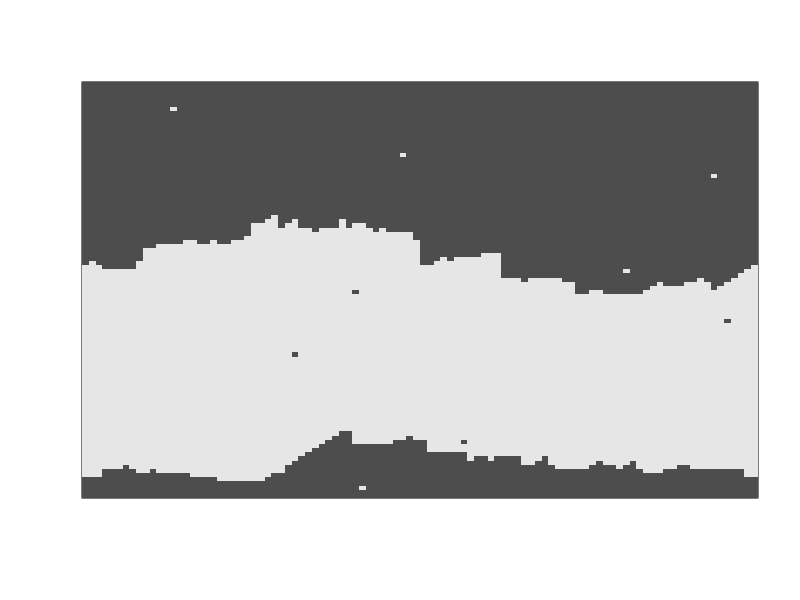

Generate this figure with R:
randomConfig <- function(N) {
  config <- matrix(2*sample(0:1, N*N, replace=TRUE)-1, N,N)
}

boltzWeight <- function(nrg, kBoltzT) { exp(- nrg/kBoltzT) }

surroundNeighbors  <- function(site) {
    belowSite  <- if (site[1] == N) c(1, site[2]) else c(site[1]+1, site[2])
    leftSite   <- if (site[2] == 1) c(site[1], N) else c(site[1], site[2]-1)
    aboveSite  <- if (site[1] == 1) c(N, site[2]) else c(site[1]-1, site[2])
    rightSite  <- if (site[2] == N) c(site[1], 1) else c(site[1], site[2]+1)
    neighbors  <- c(belowSite, leftSite, aboveSite, rightSite)
}

sweepMetropolis <- function(config) {
  for (x in 1:N) {
      for (y in 1:N) {
          site <- c(x,y)
          configAtSite  <- config[ site[1], site[2] ]
          configPrimeAtSite  <- configAtSite * (-1)

          neigh  <- surroundNeighbors( site ) 
          deltaEnergy <- -2*J * (configPrimeAtSite - configAtSite)*
              (config[ neigh[1], neigh[2] ] +
               config[ neigh[3], neigh[4] ] +
               config[ neigh[5], neigh[6] ]+
               config[ neigh[7], neigh[8] ]
              )
          if ( runif(1) <= min(1, boltzWeight(deltaEnergy, kBoltzT)) )
        {
        config[ site[1], site[2] ]  <- configPrimeAtSite
        }   

    ## IF deltaEnergy < 0, so energy(configPrime) < energy(config)
    ## so boltzWeight(deltaEnergy, kBoltzT) > 1,
    ## THEN  runif(1) is certain to be less than p so certainly
    ## change config to configPrime
    ## ELSE deltaEnergy > 0, so 
    ## energy(configPrime) > energy(config), so 
    ## boltzWeight(deltaEnergy, kBoltzT) < 1,
    ## so change on chance that runif(1) < p
    }
  }
  return(config)
}

J  <- 1
N  <- 100
kBoltzT  <- 2.2
mcmcSteps  <- 50

config  <- randomConfig(N)

for (i in 1:mcmcSteps ) {
    config  <- sweepMetropolis(config)
}

image(1:N, 1:N, config[N:1, ], 
      col=gray.colors(2),
      xlab="", ylab="", xaxt="n", yaxt="n")
## config[N:1, ] so that the plot corresponds to matrix order
## i.e. first row of matrix is at top of plot, last row at bottom


## NAME: isingMetropolis.R
## USAGE: within R, at interactive prompt
##        source("isingMetropolis.R")
## REQUIRED ARGUMENTS: none
## OPTIONS: none
## DESCRIPTION: Find an steady state configuration in Ising model
##              for magnetization, using the Metropolis algorithm
## DIAGNOSTICS: none
## CONFIGURATION AND ENVIRONMENT: base R
## DEPENDENCIES:  base R
## INCOMPATIBILITIES: none known
## PROVENANCE: Steve Dunbar
## BUGS AND LIMITATIONS: 
## FEATURES AND POTENTIAL IMPROVEMENTS:
## AUTHOR:  Steve Dunbar
## VERSION: Version 1.0 as of Fri Oct 14 09:41:06 AM CDT 2022
## KEYWORDS: Ising Model, Metropolis algorithm

